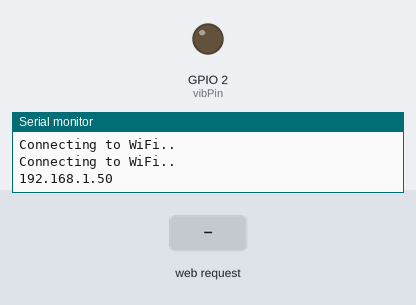
Recording of a sketch running on a simulated ESP32. Parts: output pins drawn as LEDs (lit = HIGH), the last lines printed to the serial monitor. The inputs (shaded band) are chosen by the test bench. WiFi joins after 1.5 s; servers stay silent unless stated.

Above: at 3.2 s.
3.3 s: HTTP request GET /on_vib received
At 4.8 s:
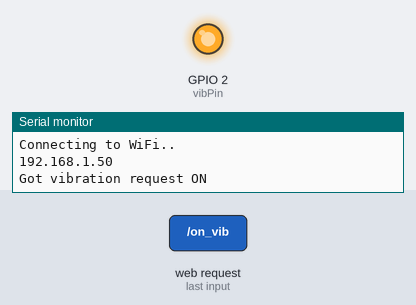
5.8 s: HTTP request GET /off_vib received
At 7.1 s:
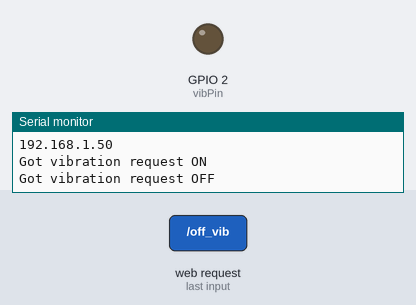
Timing chart, 0 to 8.8 s (numbered marks = the images above; inputs shaded):
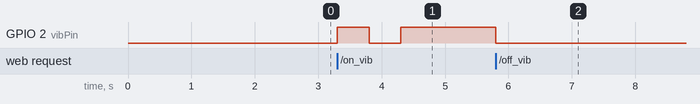

Measured:
- after the input at 3.3 s, GPIO 2 (vibPin): LOW → HIGH at once, → LOW 0.50 s later, → HIGH 0.50 s later
- after the input at 5.8 s, GPIO 2 (vibPin): HIGH → LOW at once

The sketch:

arduinofile.ino
```cpp
#include <WiFi.h>
#include <AsyncTCP.h>
#include <ESPAsyncWebServer.h>

const char* ssid = "V2022";
const char* password = "Najiya123";

const int vibPin = 2;

AsyncWebServer server(80);

const char index_html[] PROGMEM = R"rawliteral(
<html>
<body>
<h3>hello world!</h3>
%BUTTONPLACEHOLDER%
</body>
</html>
)rawliteral";


String processor(const String& var){
  if(var == "BUTTONPLACEHOLDER"){
    String buttons = "<h2>OK</h2>";
    return buttons;
  }
  return String();
}

void vib_on(){
  digitalWrite(vibPin, HIGH);
  delay(500);
  digitalWrite(vibPin, LOW);
  delay(500);
  digitalWrite(vibPin, HIGH);
  delay(500);
}
void vib_off(){
  digitalWrite(vibPin, LOW);
  delay(500);
}

void setup() {
  pinMode (vibPin, OUTPUT);

  Serial.begin(115200);

  WiFi.begin(ssid, password);
  while (WiFi.status() != WL_CONNECTED) {
    delay(1000);
    Serial.println("Connecting to WiFi..");
  }

  Serial.println(WiFi.localIP());

   server.on("/", HTTP_GET, [](AsyncWebServerRequest *request){
    request->send_P(200, "text/html", index_html, processor);
  });

  server.on("/on_vib", HTTP_GET, [](AsyncWebServerRequest *request){
    Serial.println("Got vibration request ON  ");
    vib_on();
  });

  server.on("/off_vib", HTTP_GET, [](AsyncWebServerRequest *request){
    Serial.println("Got vibration request OFF  ");
    vib_off();
  });

  server.begin();
}

void loop() {

}
```
